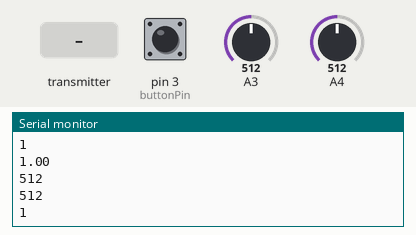
Simulated run of this sketch. Board: Arduino Uno, built with avr-gcc and run on an emulated ATmega328P. On the bench: the last lines printed to the serial monitor. The inputs (shaded band) are chosen by the test bench; at power-on: A3 = 512, A4 = 512, pin 3 (buttonPin) HIGH. No radio packets arrive unless stated.

Above: at 1.4 s.
1.5 s: A3 set to 716
At 2.5 s:
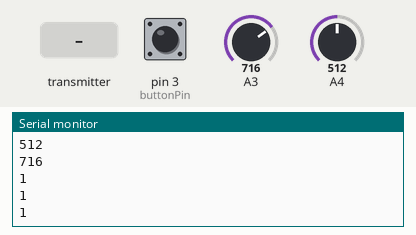
3.0 s: A4 set to 306
4.5 s: pin 3 (buttonPin) pulled LOW for 0.15 s
6.1 s: the transmitter starts sending sentData.0 = 0
7.6 s: the transmitter starts sending sentData.0 = 25
9.1 s: A3 set to 900
At 9.7 s:
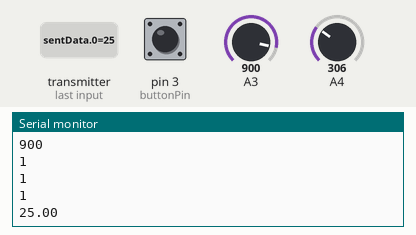
Timing chart, 0 to 11.6 s (numbered marks = the images above; inputs shaded):
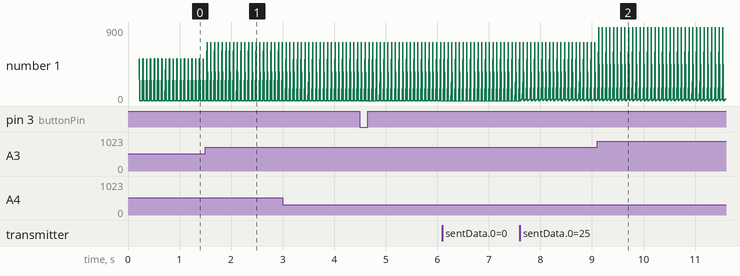

The sketch:

controller.ino
```cpp
#include <SPI.h>
#include <nRF24L01.h>
#include <RF24.h>


#define buttonPin 3
#define buzzerPin 2


bool prevButton = true;
bool currButton = true;

bool buzzerState = LOW;
int xValue;
int yValue;
int autoMode = 0;
float sentData[1];
float termoRead = 0;


RF24 radio (8, 7);
byte address[][6] = {"00008" , "00009"};
//struct package
//{
//  int X = 0;
//  int Y = 0;
//  bool Mode = false;
//  };
//
//typedef struct package Package;
//Package data;

int datagram[3];

void setup() {
  Serial.begin(9600);
  pinMode(buttonPin, INPUT_PULLUP);
  delay(100);
  radio.begin();
  radio.openWritingPipe( address[1]);
  radio.openReadingPipe(1, address[0]);
  radio.setPALevel(RF24_PA_LOW);
  delay(100);
  currButton = digitalRead(buttonPin);

}

void loop() {
  delay(10);
  radio.stopListening();
//  data.X = analogRead(A4);
//  data.Y = analogRead(A3);
  datagram[0] = analogRead(A4);
  datagram[1] = analogRead(A3);
//  Serial.println(data.X);
//  Serial.println(data.Y);
  Serial.println(datagram[0]);
  Serial.println(datagram[1]);
  Serial.println();
  Serial.println(digitalRead(3));
  Serial.println(currButton);
  Serial.println(prevButton);
  Serial.println();

  prevButton = currButton;
  currButton = digitalRead(buttonPin);
   if (prevButton == HIGH && currButton == LOW){
      //autoMode = !autoMode;
      //data.Mode = autoMode;
      if (autoMode == 0){
        autoMode = 1;
      }
      else{
        autoMode = 0;
      }
   }
   else{
    //data.Mode = autoMode;
    autoMode = autoMode;
   }
  datagram[2] = autoMode;
  delay(50);
  radio.write(datagram, sizeof(datagram));

  delay(10);
  radio.startListening();
  // while(!radio.available()); //
  if (radio.available()){
    //while (radio.available()){
      radio.read(sentData, sizeof(sentData));
      //Serial.println("-------------");
     // Serial.println(sentData[0]);

    //}
    termoRead = sentData[0];
  }
  else{
    termoRead = 1;
  }
  Serial.println(termoRead);

  if (termoRead >= 10 && buzzerState == LOW){
    buzzerState = HIGH;
    digitalWrite(buzzerPin, buzzerState);
  }

  else if (termoRead >= 30 && buzzerState == HIGH){

  }

  else{
    buzzerState = LOW;
    digitalWrite(buzzerPin, buzzerState);
  }

}
```

Measured:
- after the input at 1.5 s, the serial monitor: prints a new line at once (image 1)
- after the input at 9.1 s, the serial monitor: prints a new line at once (image 2)
- plotted number 1: 1 → 716 after the input at 1.5 s
